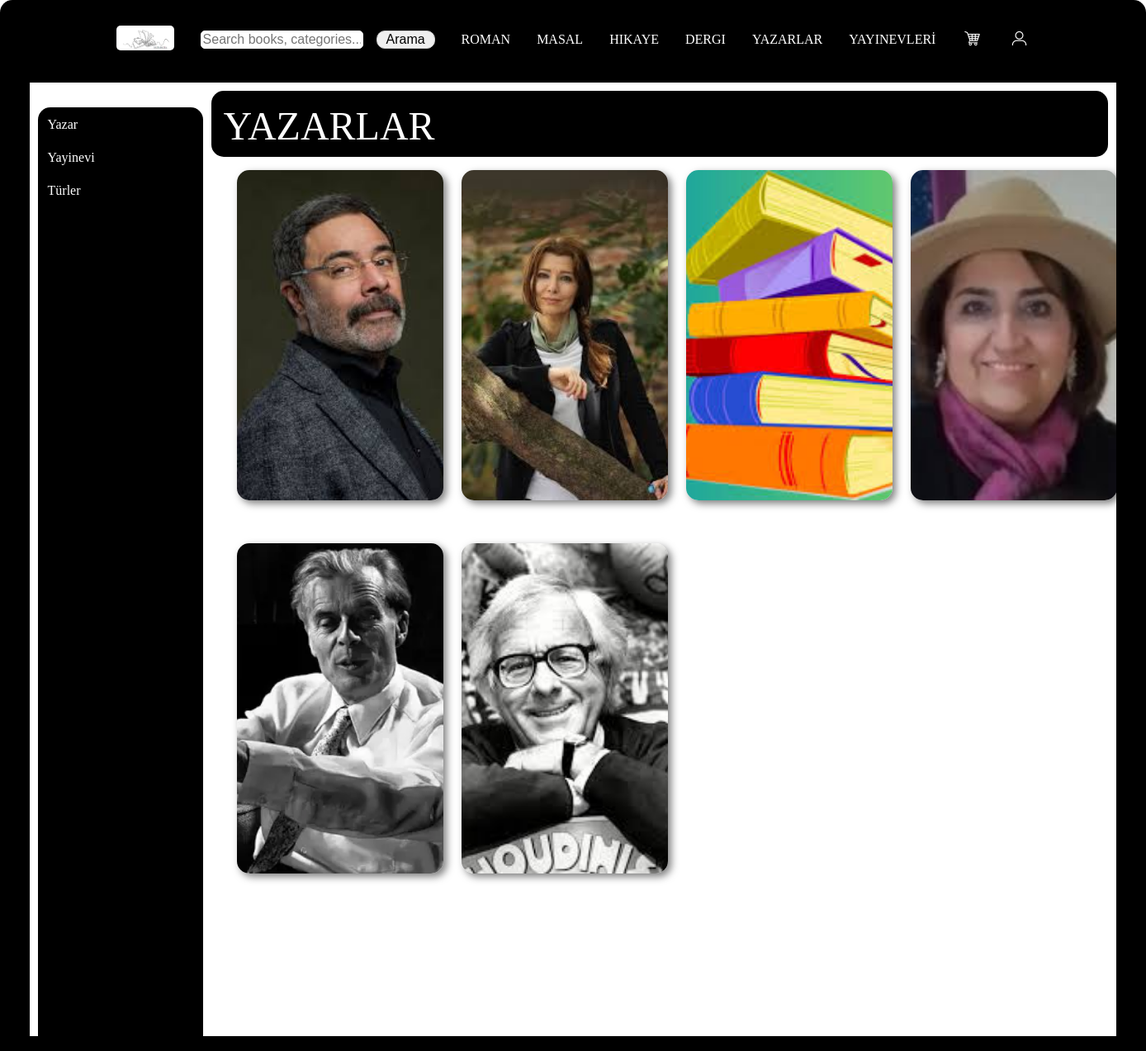
Page /store/authors/ on the earlier database version.
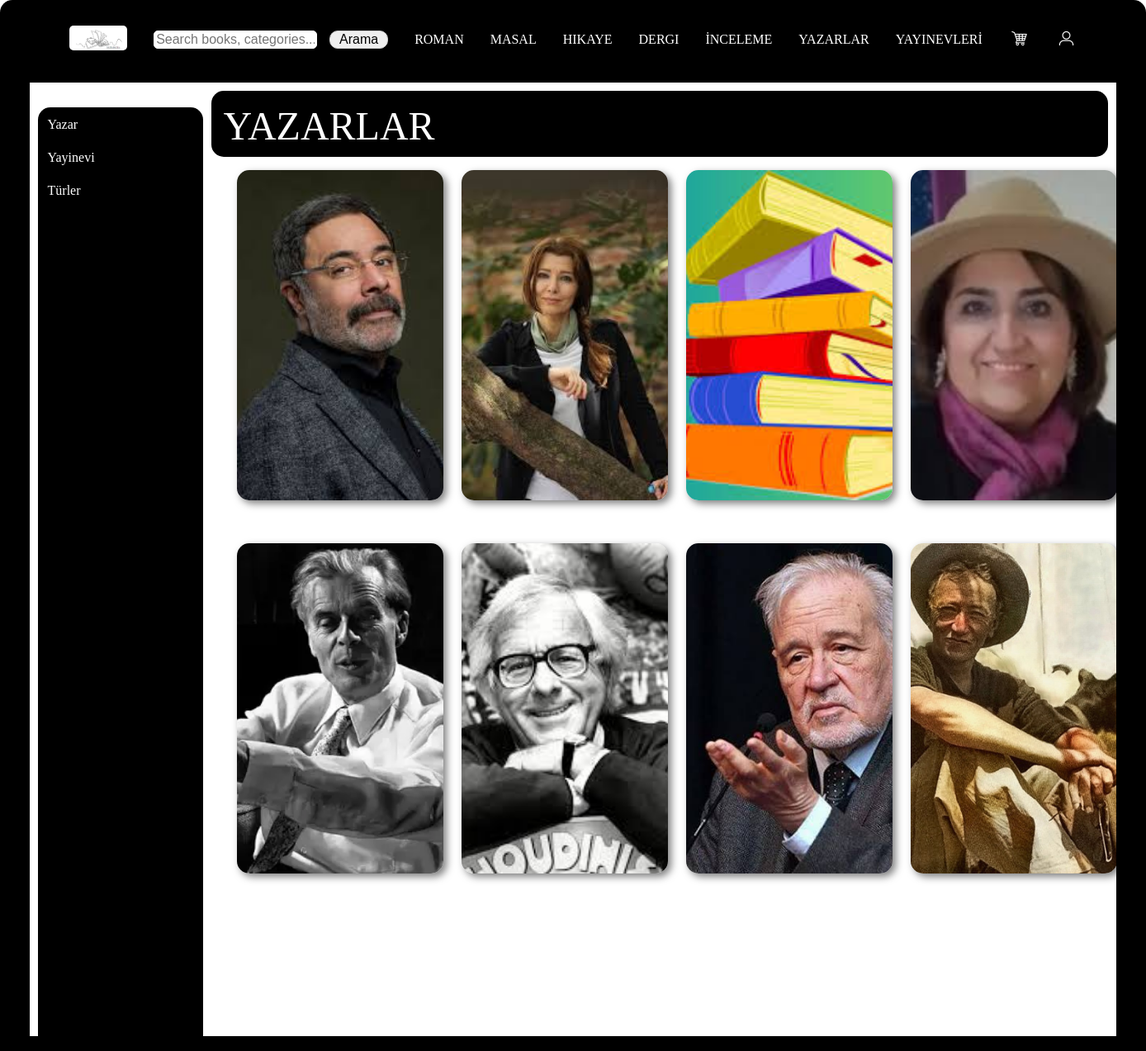
Same page on the later database version.
### store/models.py (models this page shows, shortened)
class Category(models.Model):
    name = models.CharField(max_length=64)

class Author(models.Model):
    name = models.CharField(max_length=64)
    information = models.CharField(max_length=6000)
    photo = models.ImageField(upload_to='author_photos/')

### store/views.py (the view)
# urls.py: path('authors/', views.authors_page, name = 'authors_page'),
def authors_page(request):
    authors = Author.objects.all()
    categories = Category.objects.all()
    home_page_photo = ImageOfWebSite.objects.get(name = 'home-page-photo')
    user_icon = ImageOfWebSite.objects.get(name = 'user-icon')
    navigation = ImageOfWebSite.objects.get(name = 'navigation-bar-icon')
    cart = ImageOfWebSite.objects.get(name = 'cart-photo')
    logo = ImageOfWebSite.objects.get(name = 'web-site-logo')
    authors = Author.objects.all()
    publishing_houses = PublishingHouse.objects.all()
    genres = Genre.objects.all()
    return render(request, "store/authors.html", {
        'authors' : authors,
        'logo' : logo,
        'home_page_photo' : home_page_photo,
        'user_icon' : user_icon,
        'navigation' : navigation,
        'cart' : cart,
        'authors' : authors,
        'publishing_houses' : publishing_houses,
        'genres' : genres,
        'categories' : categories,
    })

### store/templates/store/authors.html (shortened to what this page needs)
{% load static %}
<!DOCTYPE html>
<html>
    <head>
        <link rel="stylesheet" href="{% static 'store/yayinevleri_style.css' %}">
    </head>
        <div class="grid-container">
            <div class="grid-item-1">.</div>
            <div  class="grid-item-2">
                <table  align="center" cellspacing="30">
                    <tr>
                        <td >
                            <a href="{% url 'home' %}">
                                <img id="main-category" src="{{ logo.photo.url }}" height="30" width="70" style="border-radius: 5px;">
                            </a>
                        </td>
                        <td >
                            <form method="get" action="{% url 'search' %}">
                                <div style="display: grid; grid-template-areas: 'rounded-input button'; grid-template-columns: 3fr 1fr; ">
                                    <input type="text" name="word" class="rounded-input" style="grid-area: rounded-input;" placeholder="Search books, categories...">
                                    <button class="button" type="submit" style="grid-area: button; ">Arama</button>
                                </div>
                            </form>
                        </td>
                        {% for category in categories %}
                            <td><a href="{% url 'category_page' category.name %}">{{ category.name|upper }}</a></td>
                        {% endfor %}
                        <td><a href="{% url 'authors_page' %}">YAZARLAR</a></td>
                        <td><a href="{% url 'publishing_houses_page' %}">YAYINEVLERİ</a></td>
                        <td >
                            <a href="{% url 'cart_page' %}">
                                <img src="{{ cart.photo.url }}" width="25" height="25">
                            </a>
                        </td>
                        <td >
                            <a href="{% url 'user' %}">
                                <img src="{{ user_icon.photo.url }}" width="25" height="25">
                            </a>
                        </td>
                    </tr>
                </table>
            </div>
            <div class="grid-item-3">
                <table>
                    <tr>
                        <td onclick="toggleRows('yazar')"><a href="{% url 'authors_page' %}">Yazar</a></td>
                    </tr>
                    <tr>
                        <td onclick="toggleRows('yayinevi')"><a href="{% url 'publishing_houses_page' %}">Yayinevi</a></td>
                    </tr>
                    <tr>
                        <td onclick="toggleRows('turler')">Türler</td>
                    </tr>
                </table>
            </div>
            <div class="grid-item-4">YAZARLAR</div>
            <div class="grid-item-5">
                <table style=
                    "width: auto;
                    border-spacing: 20px;
                    text-align: center; /* İçerik ortalansın */
                    padding: 10px; ">
                    <tr>
                        {% for author in authors %}
                            <td style="text-align: center;">
                                <a href="{% url 'author_page' author.name %}"><img src="{{ author.photo.url }}" alt="{{ author.name }} " style=
                                "width: 250px;
                                height: 400px;
                                border-radius: 15px;"></a>
                            </td>
                        {% endfor %}
                    </tr>
                </table>
            </div>
            <div class="grid-item-6">.</div>
            <div class="grid-item-7">.</div>
        </div>
    </body>
</html>

Differences in the rows shown:
added Category: name "İNCELEME"
added Author: photo (picture)
added Author: photo (picture)
